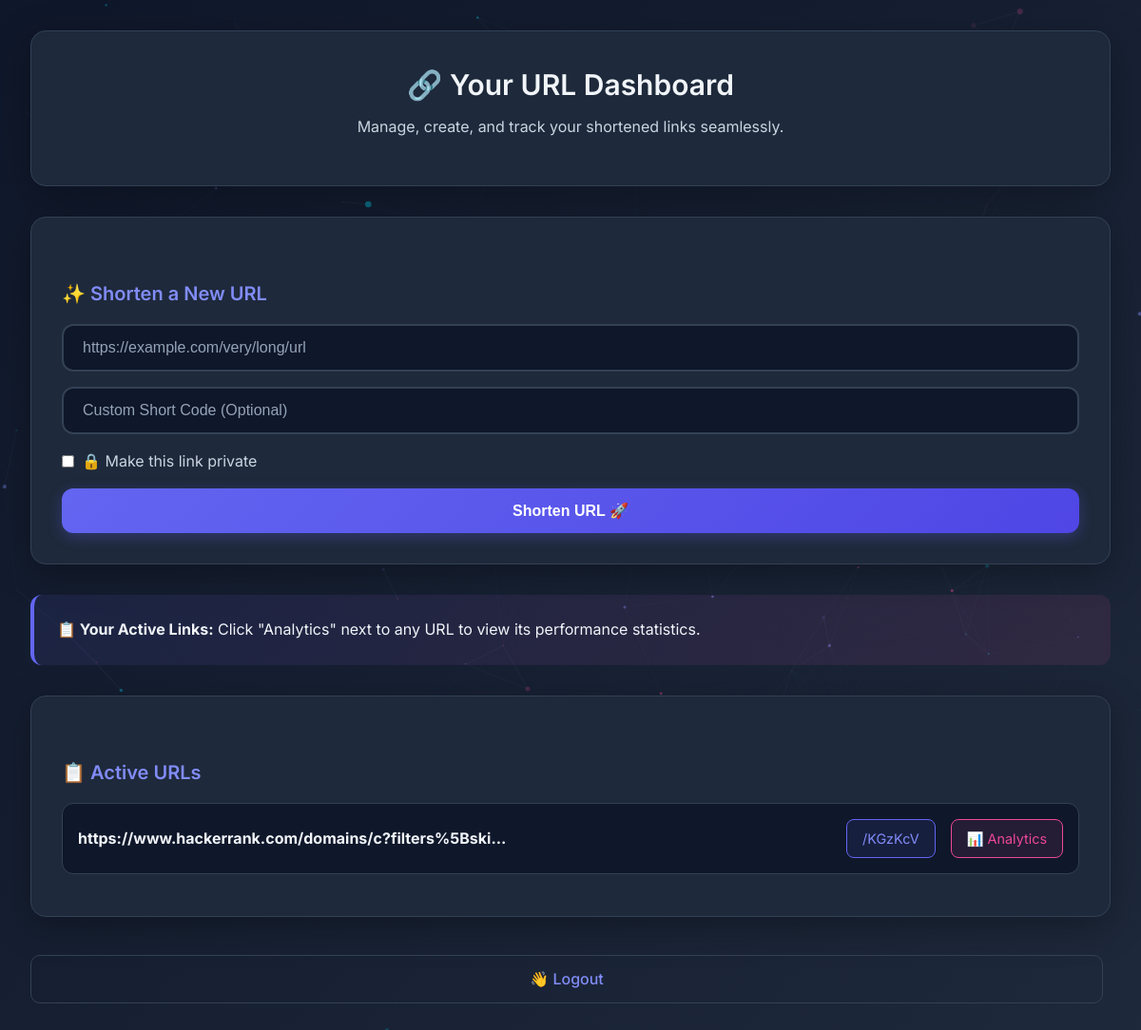
/url_dashboard (signed in), run on the app's committed database.
### app/models.py (models this page shows, shortened)
class URLMapping(db.Model):
    __tablename__ = 'URLMapping'
    id = db.Column(db.Integer, primary_key=True)
    original_url = db.Column(db.Text, nullable=False)
    short_code = db.Column(db.String(10), unique=True, nullable=False)
    user_id = db.Column(db.Integer, db.ForeignKey('users.id'), nullable=False)
    created_at = db.Column(db.DateTime, server_default=db.func.now())
    expires_at = db.Column(db.DateTime, nullable=True)
    is_active = db.Column(db.Boolean, default=True)
    max_clicks = db.Column(db.Integer, nullable=True)
    redirect_type = db.Column(db.Integer, default=302)
    is_private = db.Column(db.Boolean, default=False)

### app/route.py (the view)
    @app.route('/url_dashboard')
    @login_required
    def url_dashboard():
        url_mappings = URLMapping.query.filter_by(user_id=current_user.id).all()
        return render_template('URL_Dashboard.html', url_mappings=url_mappings)

### app/__init__.py (called while the page is built)
def create_app():
    app = Flask(__name__,template_folder='templates', static_folder='static')
    app.config['SECRET_KEY'] = os.environ.get('SECRET_KEY', 'dev-secret-key-change-in-production')
    app.config['SQLALCHEMY_DATABASE_URI'] = 'sqlite:///./site.db'
    limiter = Limiter(
        key_func=get_remote_address,
        default_limits=["200 per day", "50 per hour"],
        storage_uri="memory://"
    )
    limiter.init_app(app)
    db.init_app(app)
    login_manager = LoginManager()
    login_manager.init_app(app)
    bcrypt = Bcrypt(app)
    from app.models import User
    @login_manager.user_loader
    def load_user(id):
        return User.query.get(int(id))
    from app.route import register_routes
    register_routes(app, db, bcrypt, limiter)
    migrate=Migrate(app, db)
    return app

### app/templates/URL_Dashboard.html (shortened to what this page needs)
{% extends 'base.html' %}
{% block content %}
<div class="analytics-header">
    <h2>🔗 Your URL Dashboard</h2>
    <p>Manage, create, and track your shortened links seamlessly.</p>
</div>
<form method="POST" action="{{ url_for('shorten_url') }}" class="dashboard-form">
    <h3>✨ Shorten a New URL</h3>
    <input type="url" name="original_url" placeholder="https://example.com/very/long/url" required>
    <input type="text" name="custom_code" placeholder="Custom Short Code (Optional)">
    <label class="checkbox-label"
        style="display: flex; align-items: center; gap: 8px; margin-bottom: 1rem; color: var(--text-secondary);">
        <input type="checkbox" name="is_private" style="width: auto;"> 🔒 Make this link private
    </label>
    <button type="submit">Shorten URL 🚀</button>
</form>
<div class="info-banner">
    <p><strong>📋 Your Active Links:</strong> Click "Analytics" next to any URL to view its performance statistics.</p>
</div>
<ul>
    <h3>📋 Active URLs</h3>
    {% for url in url_mappings %}
    <li>
        <div style="flex: 1; min-width: 250px;">
            <strong style="color: var(--text-primary);">{{ url.original_url[:50] }}{% if url.original_url|length > 50
                %}...{% endif %}</strong>
        </div>
        <div style="display: flex; gap: 1rem; align-items: center;">
            <a href="{{ url_for('redirect_short_url', short_code=url.short_code) }}" target="_blank"
                style="background: rgba(99, 102, 241, 0.1); border: 1px solid var(--primary-color);">
                /{{ url.short_code }}
            </a>
            <a href="{{ url_for('analytics', short_code=url.short_code) }}"
                style="background: rgba(236, 72, 153, 0.1); border: 1px solid var(--secondary-color); color: var(--secondary-color);">
                📊 Analytics
            </a>
        </div>
    </li>
    {% else %}
    <li style="justify-content: center; color: var(--text-muted);">No URLs shortened yet. Create your first one above!
    </li>
    {% endfor %}
</ul>
<div class="quick-actions">
    <a href="{{ url_for('logout') }}" class="action-btn"
        style="background: transparent; border-color: var(--border);">👋 Logout</a>
</div>
{% endblock %}

### data on the page
URLMapping: original_url "https://www.hackerrank.com/domains/c?filters%5Bski", short_code "KGzKcV"
